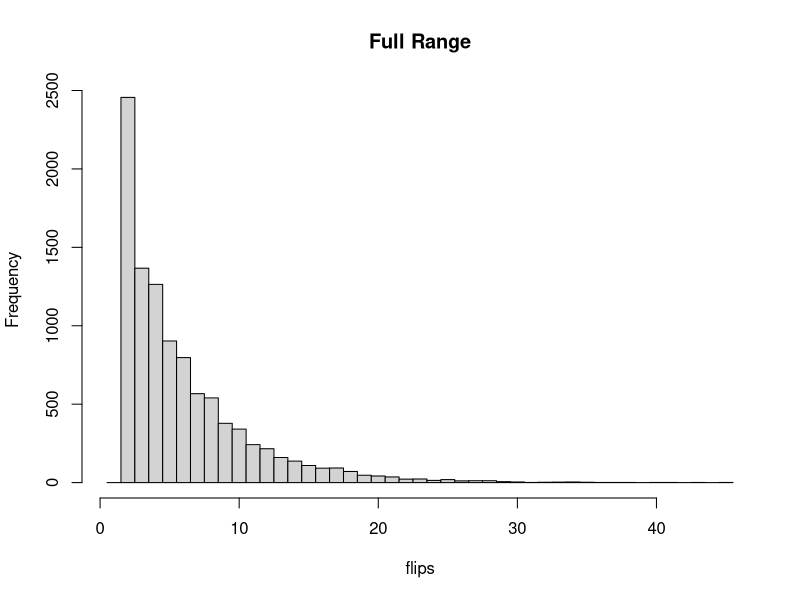

The R script that drew this image:
# Test for commit
# Hello
set.seed(321)

flips_until_k_heads <- function(p= 0.5, k = 2) {
  consec <- 0; flips <- 0
  while(consec < k) {
    flips <- flips + 1
    if (runif(1) < p) consec <- consec + 1 else consec <- 0
  }
  flips
}

N <- 10000
res <- replicate(N, flips_until_k_heads(0.5, 2))

mean(res)
median(res)

hist(res,
     breaks = seq(0.5, max(res)+0.5, 1),
     main = "Full Range",
     xlab = "flips")